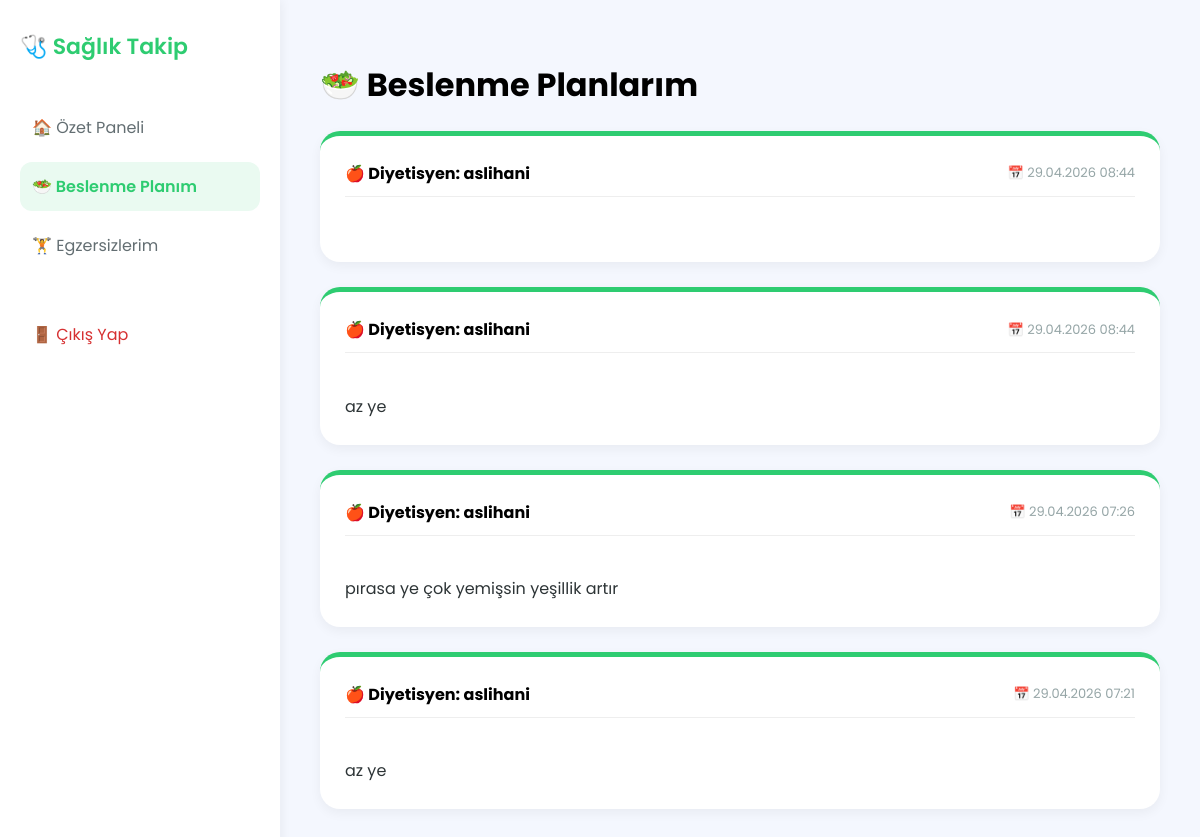
The app's page /beslenme.php (signed in), older data.
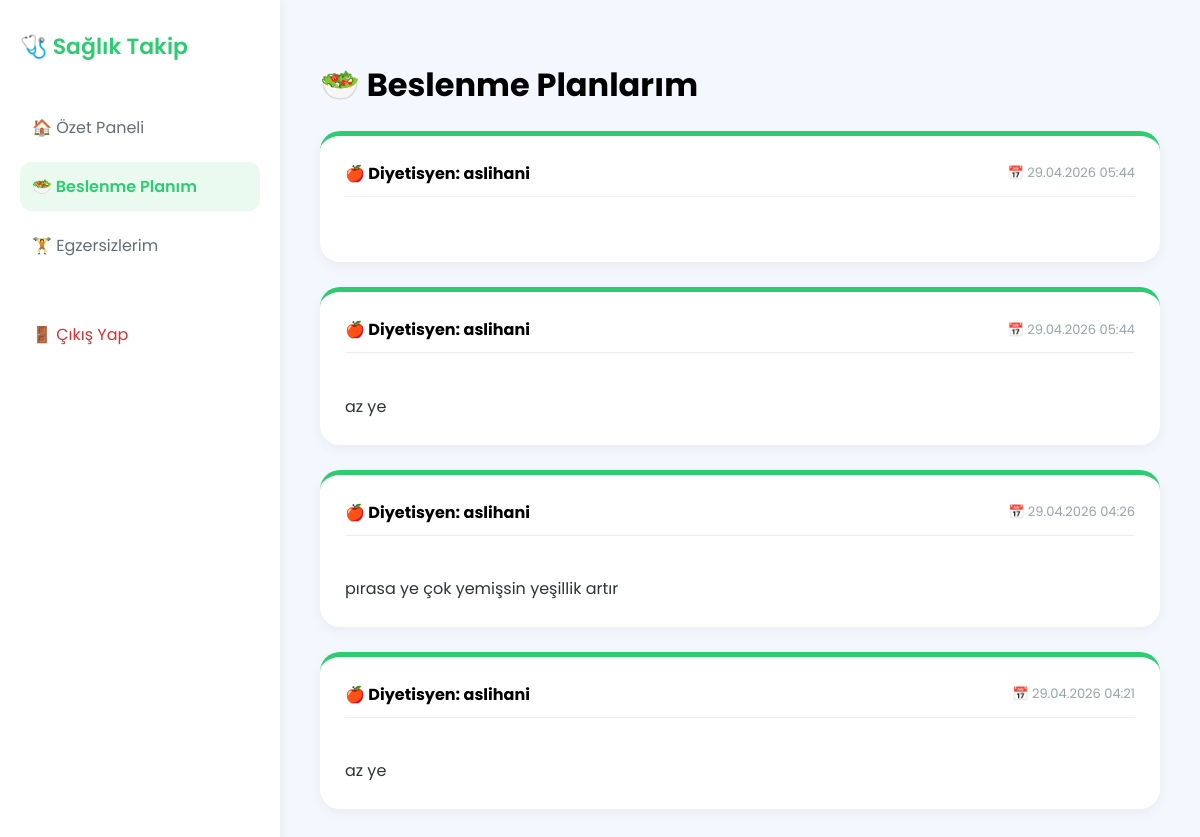
The same page, newer data.
### tables this page shows
CREATE TABLE `beslenme_planlari` (
  `id` int(11) NOT NULL,
  `user_id` int(11) DEFAULT NULL,
  `diyetisyen_id` int(11) DEFAULT NULL,
  `plan_metni` text DEFAULT NULL,
  `durum_notu` varchar(255) DEFAULT NULL,
  `kayit_tarihi` timestamp NOT NULL DEFAULT current_timestamp(),
  `okundu` tinyint(1) DEFAULT 0
);

CREATE TABLE `kullanicilar` (
  `id` int(11) NOT NULL,
  `ad_soyad` varchar(100) DEFAULT NULL,
  `kullanici_adi` varchar(50) NOT NULL,
  `email` varchar(100) DEFAULT NULL,
  `sifre` varchar(255) NOT NULL,
  `rol` enum('danışan','hoca','diyetisyen','admin') DEFAULT 'danışan',
  `diyetisyen_id` int(11) DEFAULT NULL,
  `hoca_id` int(11) DEFAULT NULL
);

### beslenme.php (the view, shortened to what this page needs)
<?php
include 'baglan.php';
$user_id = $_SESSION['user_id'];
$sorgu = $conn->prepare("SELECT bp.*, k.ad_soyad as diyetisyen_adi
                         FROM beslenme_planlari bp
                         LEFT JOIN kullanicilar k ON bp.diyetisyen_id = k.id
                         WHERE bp.user_id = ?
                         ORDER BY bp.kayit_tarihi DESC");
$sorgu->execute([$user_id]);
$planlar = $sorgu->fetchAll(PDO::FETCH_ASSOC);
?>
<!DOCTYPE html>
<html lang="tr">
<head>
</head>
<body>
<div class="sidebar">
    <div style="color:var(--primary); font-size:22px; font-weight:600; margin-bottom:40px;">🩺 Sağlık Takip</div>
    <a href="panel.php" class="menu-item">🏠 Özet Paneli</a>
    <a href="beslenme.php" class="menu-item active">🥗 Beslenme Planım</a>
    <a href="egzersiz.php" class="menu-item">🏋️ Egzersizlerim</a>
    <a href="cikis.php" class="menu-item" style="color:#d63031; margin-top:40px;">🚪 Çıkış Yap</a>
</div>
<div class="content">
    <h1>🥗 Beslenme Planlarım</h1>
    <?php if (count($planlar) > 0): ?>
        <?php foreach ($planlar as $plan): ?>
            <div class="plan-card">
                <div class="plan-header">
                    <strong>🍎 Diyetisyen: <?php echo htmlspecialchars($plan['diyetisyen_adi']); ?></strong>
                    <span class="plan-date">📅 <?php echo date('d.m.Y H:i', strtotime($plan['kayit_tarihi'])); ?></span>
                </div>
                <div class="plan-text">
                    <?php echo nl2br(htmlspecialchars($plan['plan_metni'])); ?>
                </div>
            </div>
        <?php endforeach; ?>
    <?php endif; ?>
</div>
</body>
</html>

### beslenme.php (style rules this page uses)
:root { --primary: #2ecc71; --bg: #f4f7fe; }
body { font-family: 'Poppins', sans-serif; background: var(--bg); margin: 0; display: flex; }
.sidebar { width: 240px; background: white; height: 100vh; padding: 30px 20px; box-shadow: 2px 0 10px rgba(0,0,0,0.05); position: fixed; }
.content { margin-left: 280px; padding: 40px; width: calc(100% - 280px); }
.plan-card { background: white; padding: 25px; border-radius: 20px; box-shadow: 0 4px 12px rgba(0,0,0,0.05); margin-bottom: 25px; border-top: 5px solid var(--primary); }
.plan-header { display: flex; justify-content: space-between; align-items: center; margin-bottom: 15px; border-bottom: 1px solid #eee; padding-bottom: 10px; }
.plan-date { font-size: 13px; color: #95a5a6; }
.plan-text { white-space: pre-line; color: #2d3436; line-height: 1.6; }
.menu-item { display: flex; align-items: center; padding: 12px; color: #636e72; text-decoration: none; border-radius: 12px; margin-bottom: 10px; }
.menu-item.active { background: #eafaf1; color: var(--primary); font-weight: 600; }

Row changes from the older to the newer data that the page shows:
changed beslenme_planlari (number 1 of 4 on the later page): kayit_tarihi "29.04.2026 08:44" → "29.04.2026 05:44"
changed beslenme_planlari (number 2 of 4 on the later page): kayit_tarihi "29.04.2026 08:44" → "29.04.2026 05:44"
changed beslenme_planlari "pırasa ye çok yemişsin yeşillik artır": kayit_tarihi "29.04.2026 07:26" → "29.04.2026 04:26"
changed beslenme_planlari (number 4 of 4 on the later page): kayit_tarihi "29.04.2026 07:21" → "29.04.2026 04:21"
